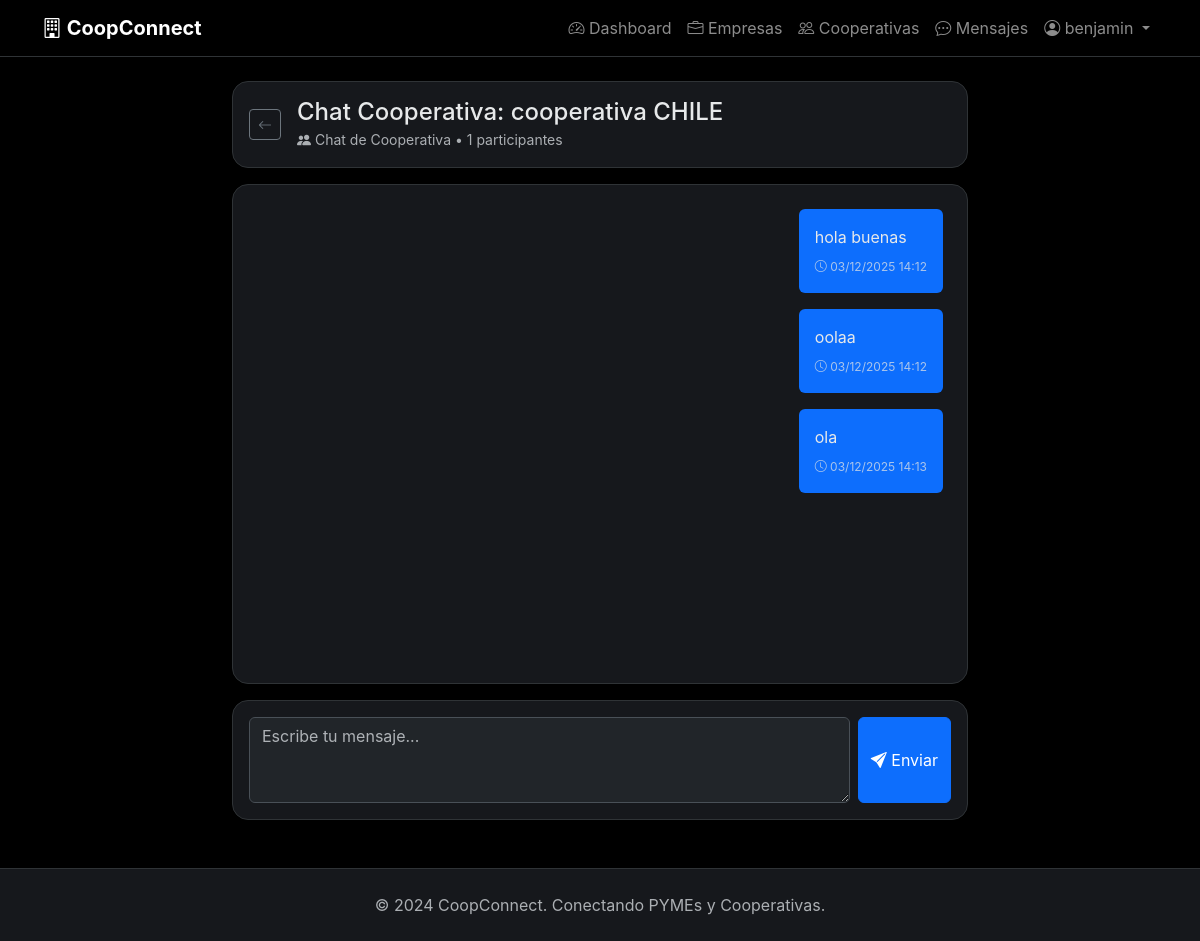
Screenshot of /messaging/chat/2/ (signed in) with the database file from the repository.
### messaging/models.py (models this page shows, shortened)
class Chat(models.Model):
    TYPE_CHOICES = [
        ('direct', 'Directo'),
        ('company', 'Empresa'),
        ('cooperative', 'Cooperativa'),
    ]
    type = models.CharField(max_length=20, choices=TYPE_CHOICES)
    participants = models.ManyToManyField(User, related_name='chats')
    company = models.ForeignKey(Company, on_delete=models.CASCADE, null=True, blank=True, related_name='chats')
    cooperative = models.ForeignKey(Cooperative, on_delete=models.CASCADE, null=True, blank=True, related_name='chats')
    created_at = models.DateTimeField(auto_now_add=True)
    def __str__(self):
        if self.type == 'direct':
            return f"Chat: {', '.join([u.username for u in self.participants.all()[:2]])}"
        elif self.type == 'company':
            return f"Chat Empresa: {self.company.name}"
        else:
            return f"Chat Cooperativa: {self.cooperative.name}"
    class Meta:
        verbose_name = 'Chat'
        verbose_name_plural = 'Chats'
        ordering = ['-created_at']
    def user_can_access(self, user):
        if self.type == 'direct':
            return self.participants.filter(id=user.id).exists()
        elif self.type == 'company':
            return hasattr(user, 'profile') and user.profile.company == self.company
        elif self.type == 'cooperative':
            return (hasattr(user, 'profile') and
                    user.profile.company and
                    self.cooperative.companies.filter(id=user.profile.company.id).exists())
        return False

class Message(models.Model):
    chat = models.ForeignKey(Chat, on_delete=models.CASCADE, related_name='messages')
    sender = models.ForeignKey(User, on_delete=models.CASCADE, related_name='messages_sent')
    content = models.TextField(max_length=1000)
    created_at = models.DateTimeField(auto_now_add=True)
    class Meta:
        verbose_name = 'Mensaje'
        verbose_name_plural = 'Mensajes'
        ordering = ['created_at']

### organizations/models.py (models this page shows, shortened)
class Cooperative(models.Model):
    name = models.CharField(max_length=200, unique=True, verbose_name='Nombre')
    sector = models.CharField(max_length=50, choices=SECTOR_CHOICES, verbose_name='Sector')
    description = models.TextField(verbose_name='Descripción')
    companies = models.ManyToManyField(Company, related_name='cooperatives', blank=True)
    created_by = models.ForeignKey(User, on_delete=models.SET_NULL, null=True, related_name='cooperatives_created')
    created_at = models.DateTimeField(auto_now_add=True)
    class Meta:
        verbose_name = 'Cooperativa'
        verbose_name_plural = 'Cooperativas'
        ordering = ['-created_at']

### messaging/views.py (the view)
# urls.py: path('chat/<int:chat_id>/', views.chat_detail, name='chat_detail'),
@login_required
def chat_detail(request, chat_id):
    chat = get_object_or_404(Chat, id=chat_id)
    if not chat.user_can_access(request.user):
        messages.error(request, 'No tienes acceso a este chat.')
        return redirect('messaging:chat_list')
    chat_messages = chat.messages.all().order_by('created_at')
    if request.method == 'POST':
        form = MessageForm(request.POST)
        if form.is_valid():
            message = form.save(commit=False)
            message.chat = chat
            message.sender = request.user
            message.save()
            messages.success(request, 'Mensaje enviado.')
            return redirect('messaging:chat_detail', chat_id=chat.id)
    else:
        form = MessageForm()
    context = {
        'chat': chat,
        'chat_messages': chat_messages,
        'form': form
    }
    return render(request, 'messaging/chat_detail.html', context)

### messaging/forms.py
class MessageForm(forms.ModelForm):
    class Meta:
        model = Message
        fields = ['content']
        widgets = {
            'content': forms.Textarea(attrs={
                'class': 'form-control',
                'rows': 3,
                'placeholder': 'Escribe tu mensaje...',
                'required': True
            }),
        }
        labels = {
            'content': ''
        }

### templates/messaging/chat_detail.html (shortened to what this page needs)
{% extends 'base.html' %}
{% block content %}
<div class="container mt-4">
    <div class="row justify-content-center">
        <div class="col-lg-8">
            <div class="card-custom p-3 mb-3">
                <div class="d-flex align-items-center">
                    <a href="{% url 'messaging:chat_list' %}" class="btn btn-sm btn-outline-secondary me-3">
                        <i class="bi bi-arrow-left"></i>
                    </a>
                    <div class="flex-grow-1">
                        <h4 class="mb-0">{{ chat }}</h4>
                        <small class="text-muted">
                            {% if chat.type == 'direct' %}
                            <i class="bi bi-person-circle"></i> Chat Directo
                            {% elif chat.type == 'company' %}
                            <i class="bi bi-briefcase-fill"></i> Chat de Empresa
                            {% else %}
                            <i class="bi bi-people-fill"></i> Chat de Cooperativa
                            {% endif %}
                            • {{ chat.participants.count }} participantes
                        </small>
                    </div>
                </div>
            </div>
            <div class="card-custom p-4 mb-3" style="height: 500px; overflow-y: auto;" id="messagesArea"
                hx-get="{% url 'messaging:chat_messages' chat.id %}" hx-trigger="every 3s" hx-swap="innerHTML">
                {% include 'messaging/partials/message_list.html' %}
            </div>
            <div class="card-custom p-3">
                <form method="post" id="messageForm">
                    <div class="row g-2">
                        <div class="col">
                            {{ form.content }}
                        </div>
                        <div class="col-auto">
                            <button type="submit" class="btn btn-primary" style="height: 100%;">
                                <i class="bi bi-send-fill"></i> Enviar
                            </button>
                        </div>
                    </div>
                </form>
            </div>
        </div>
    </div>
</div>
{% endblock %}

### templates/base.html (shortened to what this page needs)
<!DOCTYPE html>
{% load static %}
<html lang="es" data-bs-theme="dark">
<head>
    <link href="https://cdn.jsdelivr.net/npm/bootstrap@5.3.2/dist/css/bootstrap.min.css" rel="stylesheet">
    <link rel="stylesheet" href="https://cdn.jsdelivr.net/npm/bootstrap-icons@1.11.1/font/bootstrap-icons.css">
    <link rel="stylesheet" href="{% static 'css/styles.css' %}">
</head>
<body>
    {% block navbar %}
    <nav class="navbar navbar-expand-lg navbar-dark navbar-custom sticky-top">
        <div class="container">
            <a class="navbar-brand fw-bold" href="{% url 'dashboard' %}">
                <i class="bi bi-building"></i> CoopConnect
            </a>
            <div class="collapse navbar-collapse" id="navbarNav">
                <ul class="navbar-nav ms-auto">
                    <li class="nav-item">
                        <a class="nav-link" href="{% url 'dashboard' %}">
                            <i class="bi bi-speedometer2"></i> Dashboard
                        </a>
                    </li>
                    <li class="nav-item">
                        <a class="nav-link" href="{% url 'organizations:company_list' %}">
                            <i class="bi bi-briefcase"></i> Empresas
                        </a>
                    </li>
                    <li class="nav-item">
                        <a class="nav-link" href="{% url 'organizations:cooperative_list' %}">
                            <i class="bi bi-people"></i> Cooperativas
                        </a>
                    </li>
                    <li class="nav-item">
                        <a class="nav-link" href="{% url 'messaging:chat_list' %}">
                            <i class="bi bi-chat-dots"></i> Mensajes
                        </a>
                    </li>
                    <li class="nav-item dropdown">
                        <a class="nav-link dropdown-toggle" href="#" role="button" data-bs-toggle="dropdown">
                            <i class="bi bi-person-circle"></i> {{ user.username }}
                        </a>
                    </li>
                </ul>
            </div>
        </div>
    </nav>
    {% endblock %}
    <div class="content-wrapper">
        {% block content %}{% endblock %}
    </div>
    {% block footer %}
    <footer class="py-4 mt-5">
        <div class="container text-center text-muted">
            <p class="mb-0">&copy; 2024 CoopConnect. Conectando PYMEs y Cooperativas.</p>
        </div>
    </footer>
    {% endblock %}
</body>
</html>

### templates/messaging/partials/message_list.html (shortened to what this page needs)
{% if chat_messages %}
{% for message in chat_messages %}
<div class="mb-3 {% if message.sender == user %}text-end{% endif %}">
    <div class="d-inline-block text-start" style="max-width: 70%;">
        <div
            class="p-3 rounded {% if message.sender == user %}bg-primary{% else %}bg-secondary bg-opacity-25{% endif %}">
            <p class="mb-1">{{ message.content }}</p>
            <small class="text-muted" style="font-size: 0.75rem;">
                <i class="bi bi-clock"></i> {{ message.created_at|date:"d/m/Y H:i" }}
            </small>
        </div>
    </div>
</div>
{% endfor %}
{% else %}
<div class="text-center text-muted py-5">
    <i class="bi bi-chat-text display-4 mb-3"></i>
    <p>No hay mensajes en este chat todavía.</p>
    <p>¡Sé el primero en escribir!</p>
</div>
{% endif %}

### static/css/styles.css (style rules this page uses)
:root { --primary-blue: #1d9bf0; --dark-bg: #000000; --card-bg: #16181c; --border-color: #2f3336; --text-color: #e7e9ea; --text-muted: #71767b; }
body { background-color: var(--dark-bg); color: var(--text-color); font-family: -apple-system, BlinkMacSystemFont, "Segoe UI", Roboto, "Helvetica Neue", Arial, sans-serif; min-height: 100vh; display: flex; flex-direction: column; }
.navbar-custom { background-color: rgba(0, 0, 0, 0.95) !important; backdrop-filter: blur(10px); border-bottom: 1px solid var(--border-color); }
.navbar { background-color: #16181c; border-bottom: 1px solid var(--border-color); }
.navbar-brand { font-weight: 700; }
.card-custom { background-color: var(--card-bg); border: 1px solid var(--border-color); border-radius: 16px; transition: all 0.3s ease; }
.content-wrapper { flex: 1; }
footer { background-color: var(--card-bg); border-top: 1px solid var(--border-color); margin-top: auto; }

### rows the page displays
Chat: type+cooperative "Chat Cooperativa: cooperativa CHILE", participants.count "1"
Message: content "hola buenas", created_at "03/12/2025 14:12"
Message: content "oolaa", created_at "03/12/2025 14:12"
Message: content "ola", created_at "03/12/2025 14:13"

### other values shown
{{ user.username }} "benjamin"
